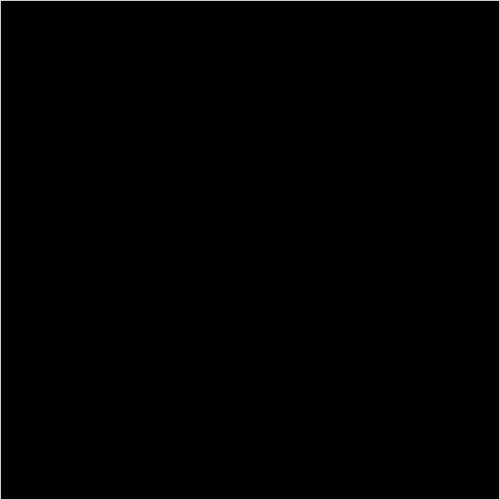
Frame 1 (no input)
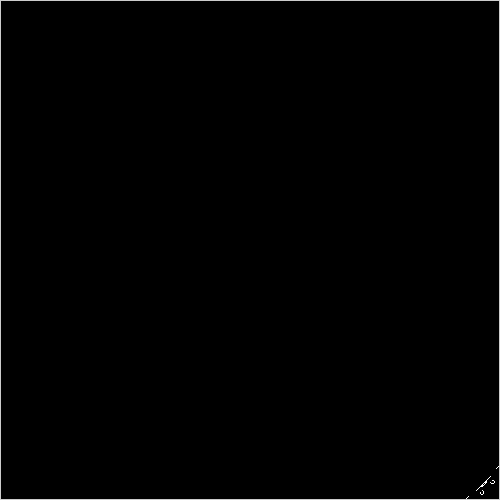
Frame 60 (the mouse pressed at the canvas centre just before this capture)
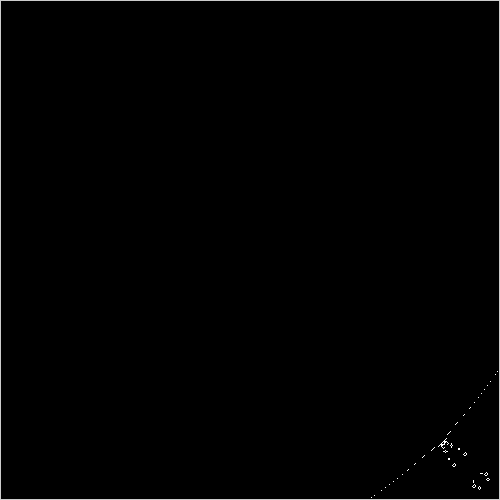
Frame 120 (the mouse held since frame 60 and released just before this capture)

The Processing sketch that drew these frames (run headless with seeded random() and noise(); from frame 60 on, the mouse is pressed at the canvas centre):

// Processing sketch: CircleOfLife
// ── CircleOfLife.pde
int x,y,t,a,b,f;void setup(){size(500,500);}void draw(){loadPixels();for(x=1;x<499;x++)for(y=1;y<499;){t=0;for(a=x-1;a<x+2;a++)for(b=y-1;b<y+2;)t+=red(pixels[a+b++*500])/255;float d=dist(99,99,x,y);t=d>f&d<f+.2?-1:t==3?-1:t!=4?#000000:get(x,y);set(x,y++,t);}if(f--<0)f=599;}//#p5t
